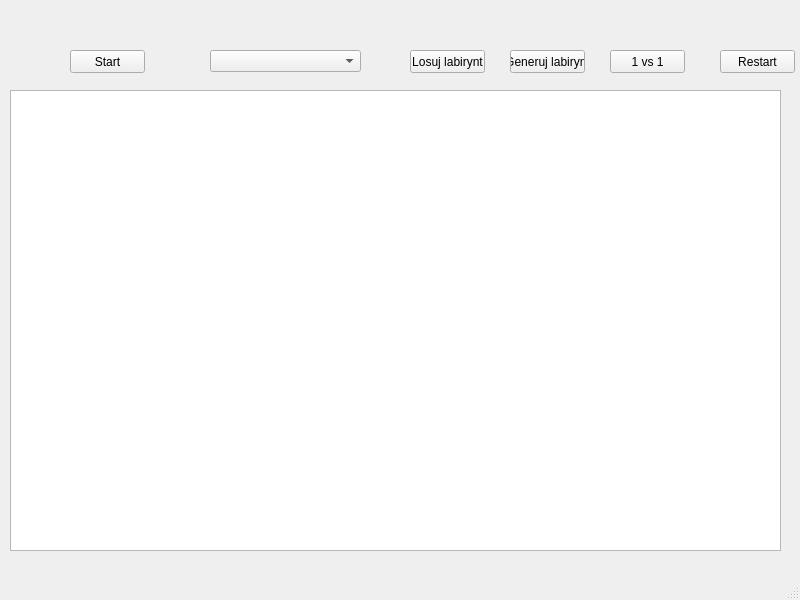
<?xml version="1.0" encoding="UTF-8"?>
<ui version="4.0">
 <class>Micromouse</class>
 <widget class="QMainWindow" name="Micromouse">
  <property name="geometry">
   <rect>
    <x>0</x>
    <y>0</y>
    <width>800</width>
    <height>600</height>
   </rect>
  </property>
  <property name="windowTitle">
   <string>Micromouse</string>
  </property>
  <widget class="QWidget" name="centralwidget">
   <widget class="QPushButton" name="pushButton">
    <property name="geometry">
     <rect>
      <x>70</x>
      <y>50</y>
      <width>75</width>
      <height>23</height>
     </rect>
    </property>
    <property name="text">
     <string>Start</string>
    </property>
   </widget>
   <widget class="QPushButton" name="pushButton_2">
    <property name="geometry">
     <rect>
      <x>410</x>
      <y>50</y>
      <width>75</width>
      <height>23</height>
     </rect>
    </property>
    <property name="text">
     <string>Losuj labirynt</string>
    </property>
   </widget>
   <widget class="QPushButton" name="pushButton_3">
    <property name="geometry">
     <rect>
      <x>510</x>
      <y>50</y>
      <width>75</width>
      <height>23</height>
     </rect>
    </property>
    <property name="text">
     <string>Generuj labirynt</string>
    </property>
   </widget>
   <widget class="QPushButton" name="pushButton_4">
    <property name="geometry">
     <rect>
      <x>610</x>
      <y>50</y>
      <width>75</width>
      <height>23</height>
     </rect>
    </property>
    <property name="text">
     <string>1 vs 1</string>
    </property>
   </widget>
   <widget class="QPushButton" name="pushButton_5">
    <property name="geometry">
     <rect>
      <x>720</x>
      <y>50</y>
      <width>75</width>
      <height>23</height>
     </rect>
    </property>
    <property name="text">
     <string>Restart</string>
    </property>
   </widget>
   <widget class="QComboBox" name="comboBox">
    <property name="geometry">
     <rect>
      <x>210</x>
      <y>50</y>
      <width>151</width>
      <height>22</height>
     </rect>
    </property>
    <property name="placeholderText">
     <string>Algorytm</string>
    </property>
   </widget>
   <widget class="QGraphicsView" name="graphicsView">
    <property name="geometry">
     <rect>
      <x>10</x>
      <y>90</y>
      <width>771</width>
      <height>461</height>
     </rect>
    </property>
    <property name="alignment">
     <set>Qt::AlignLeading|Qt::AlignLeft|Qt::AlignTop</set>
    </property>
   </widget>
  </widget>
  <widget class="QMenuBar" name="menubar">
   <property name="geometry">
    <rect>
     <x>0</x>
     <y>0</y>
     <width>800</width>
     <height>21</height>
    </rect>
   </property>
  </widget>
  <widget class="QStatusBar" name="statusbar"/>
 </widget>
 <resources/>
 <connections/>
</ui>
